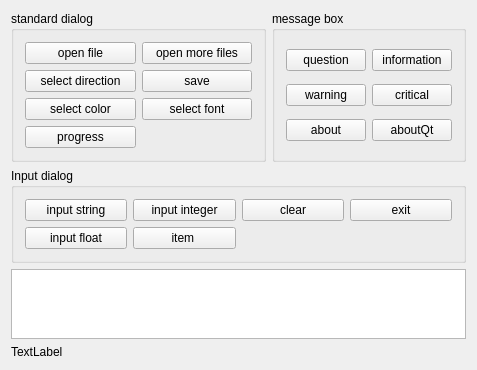
<?xml version="1.0" encoding="UTF-8"?>
<ui version="4.0">
 <class>Dialog</class>
 <widget class="QWidget" name="Dialog">
  <property name="geometry">
   <rect>
    <x>0</x>
    <y>0</y>
    <width>477</width>
    <height>313</height>
   </rect>
  </property>
  <property name="windowTitle">
   <string>Dialog</string>
  </property>
  <layout class="QGridLayout" name="gridLayout_4">
   <item row="0" column="0" colspan="2">
    <widget class="QGroupBox" name="groupBox">
     <property name="title">
      <string>standard dialog</string>
     </property>
     <layout class="QGridLayout" name="gridLayout">
      <item row="0" column="1">
       <widget class="QPushButton" name="btnOpenMoreFile">
        <property name="text">
         <string>open more files</string>
        </property>
       </widget>
      </item>
      <item row="2" column="1">
       <widget class="QPushButton" name="btnFont">
        <property name="text">
         <string>select font</string>
        </property>
       </widget>
      </item>
      <item row="1" column="0">
       <widget class="QPushButton" name="btnSelectDirection">
        <property name="text">
         <string>select direction</string>
        </property>
       </widget>
      </item>
      <item row="0" column="0">
       <widget class="QPushButton" name="btnOpenFile">
        <property name="text">
         <string>open file</string>
        </property>
       </widget>
      </item>
      <item row="1" column="1">
       <widget class="QPushButton" name="btnSave">
        <property name="text">
         <string>save</string>
        </property>
       </widget>
      </item>
      <item row="2" column="0">
       <widget class="QPushButton" name="btnColor">
        <property name="text">
         <string>select color</string>
        </property>
       </widget>
      </item>
      <item row="3" column="0">
       <widget class="QPushButton" name="btnProgress">
        <property name="text">
         <string>progress</string>
        </property>
       </widget>
      </item>
     </layout>
    </widget>
   </item>
   <item row="0" column="2">
    <widget class="QGroupBox" name="groupBox_2">
     <property name="title">
      <string>message box</string>
     </property>
     <layout class="QGridLayout" name="gridLayout_2">
      <item row="0" column="1">
       <widget class="QPushButton" name="btnInfo">
        <property name="text">
         <string>information</string>
        </property>
       </widget>
      </item>
      <item row="1" column="1">
       <widget class="QPushButton" name="btnCritical">
        <property name="text">
         <string>critical</string>
        </property>
       </widget>
      </item>
      <item row="1" column="0">
       <widget class="QPushButton" name="btnWarning">
        <property name="text">
         <string>warning</string>
        </property>
       </widget>
      </item>
      <item row="0" column="0">
       <widget class="QPushButton" name="btnQuestion">
        <property name="text">
         <string>question</string>
        </property>
       </widget>
      </item>
      <item row="2" column="0">
       <widget class="QPushButton" name="btnAbout">
        <property name="text">
         <string>about</string>
        </property>
       </widget>
      </item>
      <item row="2" column="1">
       <widget class="QPushButton" name="pushButton">
        <property name="text">
         <string>aboutQt</string>
        </property>
       </widget>
      </item>
     </layout>
    </widget>
   </item>
   <item row="2" column="0" colspan="3">
    <widget class="QPlainTextEdit" name="plainTextEdit"/>
   </item>
   <item row="3" column="0">
    <widget class="QLabel" name="label">
     <property name="text">
      <string>TextLabel</string>
     </property>
    </widget>
   </item>
   <item row="1" column="0" colspan="3">
    <widget class="QGroupBox" name="groupBox_3">
     <property name="title">
      <string>Input dialog</string>
     </property>
     <layout class="QGridLayout" name="gridLayout_3">
      <item row="0" column="3">
       <widget class="QPushButton" name="btnExit">
        <property name="text">
         <string>exit</string>
        </property>
        <property name="icon">
         <iconset resource="res.qrc">
          <normaloff>:/icons/exit.bmp</normaloff>:/icons/exit.bmp</iconset>
        </property>
       </widget>
      </item>
      <item row="0" column="2">
       <widget class="QPushButton" name="btnClear">
        <property name="text">
         <string>clear</string>
        </property>
        <property name="icon">
         <iconset resource="res.qrc">
          <normaloff>:/icons/212.bmp</normaloff>:/icons/212.bmp</iconset>
        </property>
       </widget>
      </item>
      <item row="0" column="0">
       <widget class="QPushButton" name="btnInputString">
        <property name="text">
         <string>input string</string>
        </property>
       </widget>
      </item>
      <item row="0" column="1">
       <widget class="QPushButton" name="btnInputInteger">
        <property name="text">
         <string>input integer</string>
        </property>
       </widget>
      </item>
      <item row="1" column="0">
       <widget class="QPushButton" name="inputFloat">
        <property name="text">
         <string>input float</string>
        </property>
       </widget>
      </item>
      <item row="1" column="1">
       <widget class="QPushButton" name="btnItem">
        <property name="text">
         <string>item </string>
        </property>
       </widget>
      </item>
     </layout>
    </widget>
   </item>
  </layout>
 </widget>
 <layoutdefault spacing="6" margin="11"/>
 <resources>
  <include location="res.qrc"/>
 </resources>
 <connections/>
</ui>
